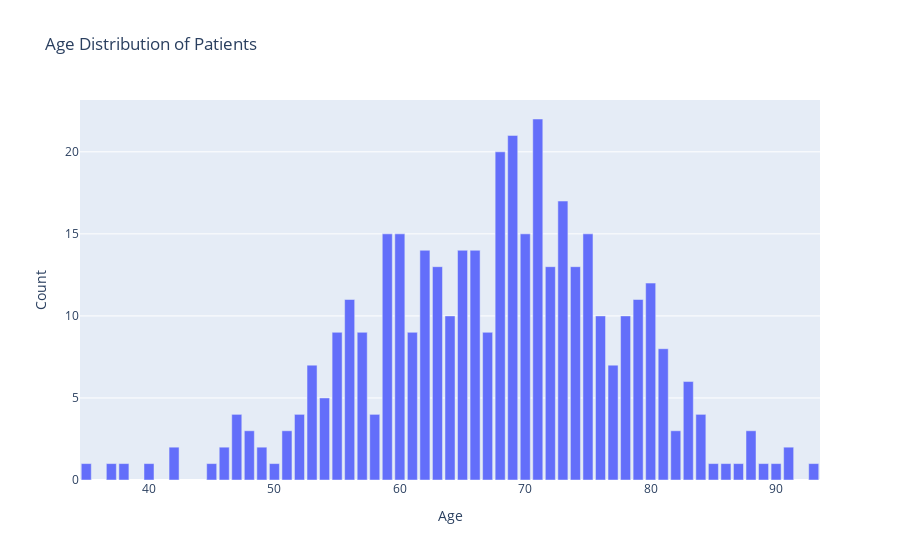
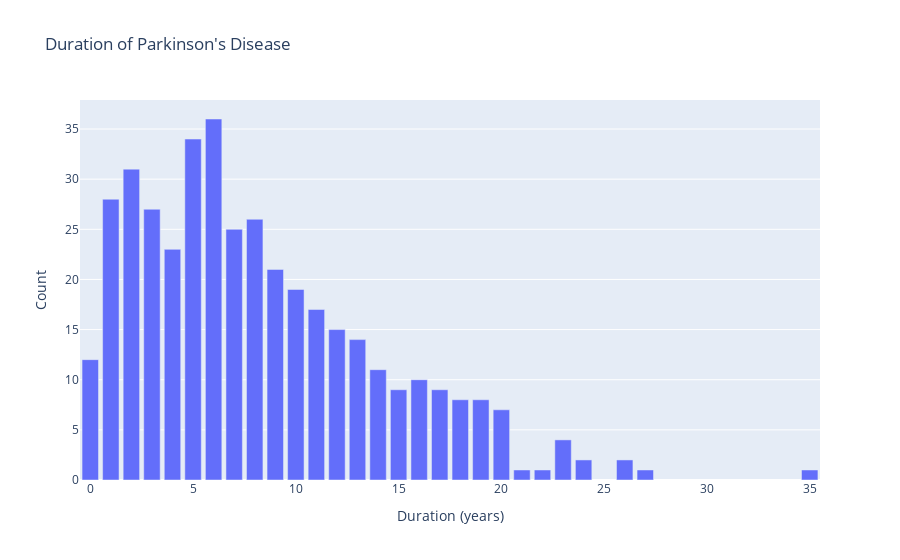

The code cell stored with these charts, in order, in its notebook:
### Code cell
import plotly.express as px

# Age distribution bar plot
age_counts = data['age'].value_counts().reset_index().rename(columns={'index': 'Age', 'age': 'Count'})
fig_age = px.bar(age_counts, x='Age', y='Count', title='Age Distribution of Patients')

# Duration of Parkinson's disease (durat_pd) bar plot
durat_pd_counts = data['durat_pd'].value_counts().reset_index().rename(columns={'index': 'Duration (years)', 'durat_pd': 'Count'})
fig_durat_pd = px.bar(durat_pd_counts, x='Duration (years)', y='Count', title='Duration of Parkinson\'s Disease')

# Show the plots
fig_age.show()
fig_durat_pd.show()

### Figure 1 — Plotly figure (JSON) as saved in the notebook; plotly's stock layout.template omitted (floating-point values rounded to 4 significant figures)
{"data": [{"alignmentgroup": "True", "hovertemplate": "Age=%{x}<br>Count=%{y}<extra></extra>", "legendgroup": "", "marker": {"color": "#636efa", "pattern": {"shape": ""}}, "name": "", "offsetgroup": "", "orientation": "v", "showlegend": false, "textposition": "auto", "type": "bar", "x": [71, 69, 68, 73, 70, 59, 75, 60, 62, 65, 66, 63, 74, 72, 80, 79, 56, 64, 78, 76, 67, 61, 57, 55, 81, 77, 53, 83, 54, 52, 47, 58, 84, 51, 82, 88, 48, 49, 46, 91, 42, 93, 89, 90, 85, 37, 50, 40, 38, 35, 86, 45, 87], "xaxis": "x", "y": [22, 21, 20, 17, 15, 15, 15, 15, 14, 14, 14, 13, 13, 13, 12, 11, 11, 10, 10, 10, 9, 9, 9, 9, 8, 7, 7, 6, 5, 4, 4, 4, 4, 3, 3, 3, 3, 2, 2, 2, 2, 1, 1, 1, 1, 1, 1, 1, 1, 1, 1, 1, 1], "yaxis": "y"}], "layout": {"barmode": "relative", "legend": {"tracegroupgap": 0}, "title": {"text": "Age Distribution of Patients"}, "xaxis": {"anchor": "y", "domain": [0, 1], "title": {"text": "Age"}}, "yaxis": {"anchor": "x", "domain": [0, 1], "title": {"text": "Count"}}}}

### Figure 2 — Plotly figure (JSON) as saved in the notebook; plotly's stock layout.template omitted (floating-point values rounded to 4 significant figures)
{"data": [{"alignmentgroup": "True", "hovertemplate": "Duration (years)=%{x}<br>Count=%{y}<extra></extra>", "legendgroup": "", "marker": {"color": "#636efa", "pattern": {"shape": ""}}, "name": "", "offsetgroup": "", "orientation": "v", "showlegend": false, "textposition": "auto", "type": "bar", "x": [6, 5, 2, 1, 3, 8, 7, 4, 9, 10, 11, 12, 13, 0, 14, 16, 17, 15, 18, 19, 20, 23, 26, 24, 22, 35, 21, 27], "xaxis": "x", "y": [36, 34, 31, 28, 27, 26, 25, 23, 21, 19, 17, 15, 14, 12, 11, 10, 9, 9, 8, 8, 7, 4, 2, 2, 1, 1, 1, 1], "yaxis": "y"}], "layout": {"barmode": "relative", "legend": {"tracegroupgap": 0}, "title": {"text": "Duration of Parkinson's Disease"}, "xaxis": {"anchor": "y", "domain": [0, 1], "title": {"text": "Duration (years)"}}, "yaxis": {"anchor": "x", "domain": [0, 1], "title": {"text": "Count"}}}}
